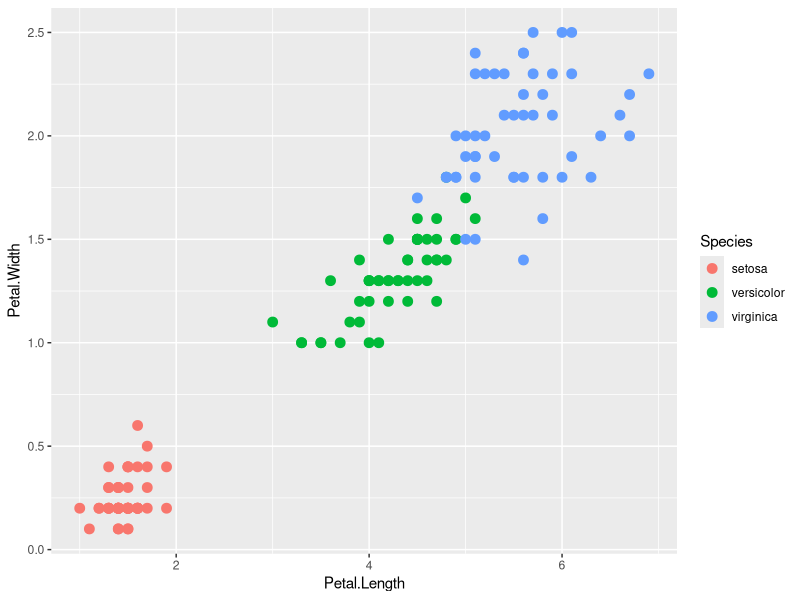

Recreate this plot in R. (Note: this script raises an error after producing the figure.)
# Lista II de Exercícios - Capítulo 12

#### 1. Setup Ambiente ####
# Diretório de Trabalho
setwd('/Users/ls_rafael/Documents/GitHub/machine_learning_R/04_machine_learning')
getwd()

# Pacotes
# Usaremos o dataset iris neste exemplo
# O dataset iris possui observações de 3 especies de flores (Iris setosa, 
# Iris virginica e Iris versocolor)
# Para cada flor, 4 medidas sao usadas: 
# comprimento (length) e largura (width) do caule (sepal) e comprimento e 
# largura da petala (petal)
library(datasets)
?iris
head(iris)

#### 2. Análise exploratoria de dados com ggplot2 ####
library(ggplot2)

# Veja que os dados claramente possui grupos com caracteristcas similares
ggplot(iris, aes(Petal.Length, Petal.Width, color = Species)) + geom_point(size = 3)

# Agora usarmeos o K-Means para tentar agrupar os dados em clusters
set.seed(101)
help(kmeans)

# Exercício 1 - Usando a função kmeans(), crie um modelo de clustering 
# (aprendizagem não supervisionada), use a documentação para fazer sua pesquisa
# Neste caso, ja sabemos quantos grupos (clusters) existem em nossos dados (3)
# Perceba que o dataset iris possui 5 colunas, mas estamos usando as 4 primeiras
iris_cl <- iris[ ,1:4]

# Opção com o algoritimo K-means
?kmeans
cluster_iris_km_v1 <- kmeans(iris_cl , 3)
cluster_iris_km_v2 <- kmeans(iris_cl , 3, nstart = 20)

# Algoritimo pam - Uma versão mais robusta do K-means, ver help para detalhes
?pam
cluster_iris_pm <- pam(iris_cl, 3)$clustering

# Obtendo informação sobre os clusters
# Foram criados 3 clusters: cluster 1, 2 e 3
# Perceba que apesar o algoritmo ter feito a divisão dos dados em clusters, 
# houve problema em dividir alguns dos dados, que apesar de terem caracteristicas 
# diferentes, ficaram no mesmo cluster
table(cluster_iris_km_v1$cluster, iris$Species)
table(cluster_iris_km_v2$cluster, iris$Species)
table(cluster_iris_pm   , iris$Species)

# Visualizando os clusters
install.packages("cluster")
library(cluster)
help(clusplot)

# K-means
clusplot(iris_cl, cluster_iris_km_v1$cluster, color = TRUE, shade = TRUE, labels = 0, lines = 0, main = 'Cluster Iris v1 (Algoritimo K-means)')
clusplot(iris_cl, cluster_iris_km_v2$cluster, color = TRUE, shade = TRUE, labels = 0, lines = 0, main = 'Cluster Iris v2 (Algoritimo K-means)')

# pam
clusplot(iris_cl, cluster_iris_pm, color = TRUE, shade = TRUE, labels = 0, lines = 0, main = 'Cluster Iris (Algoritimo pam)')
